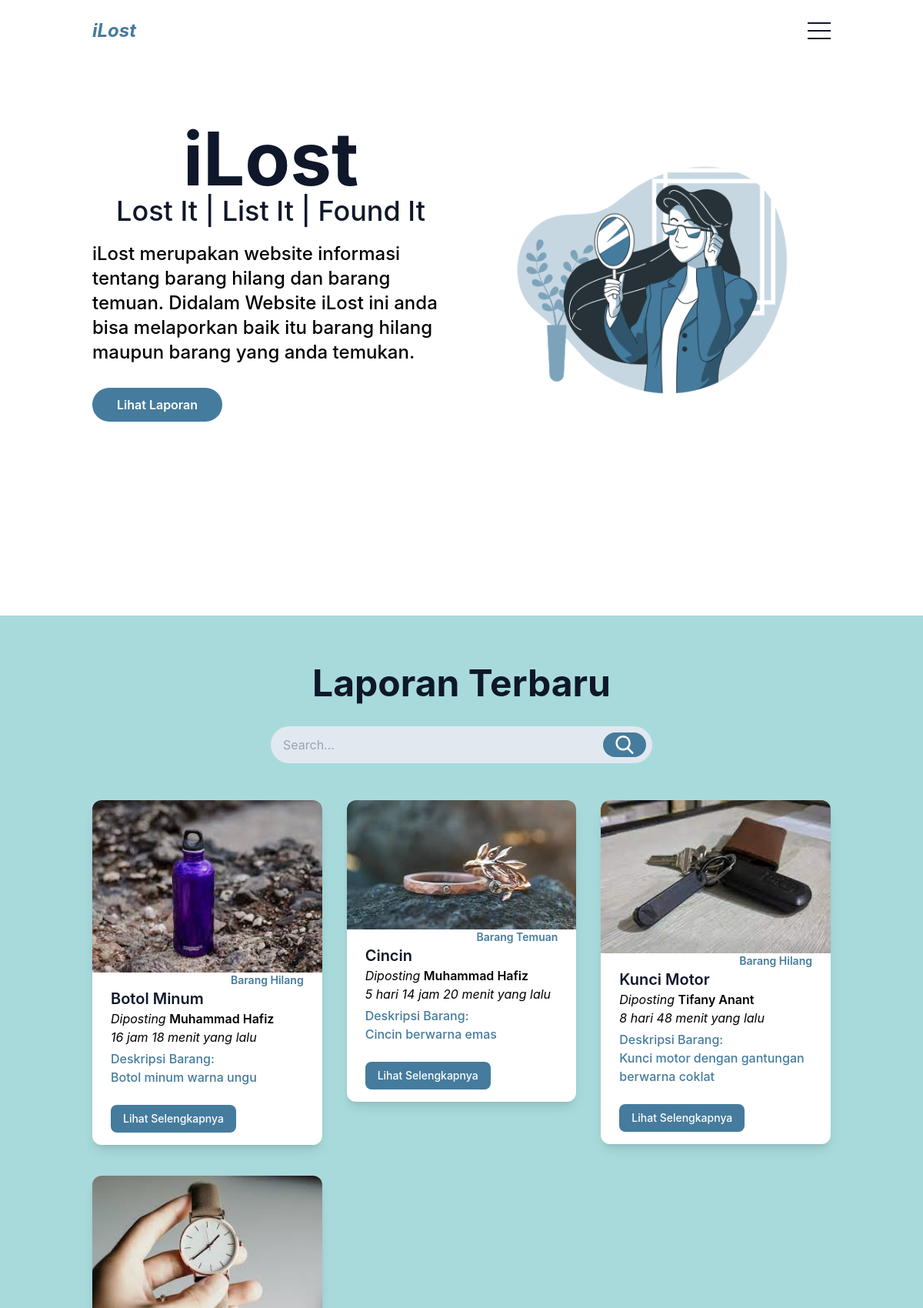
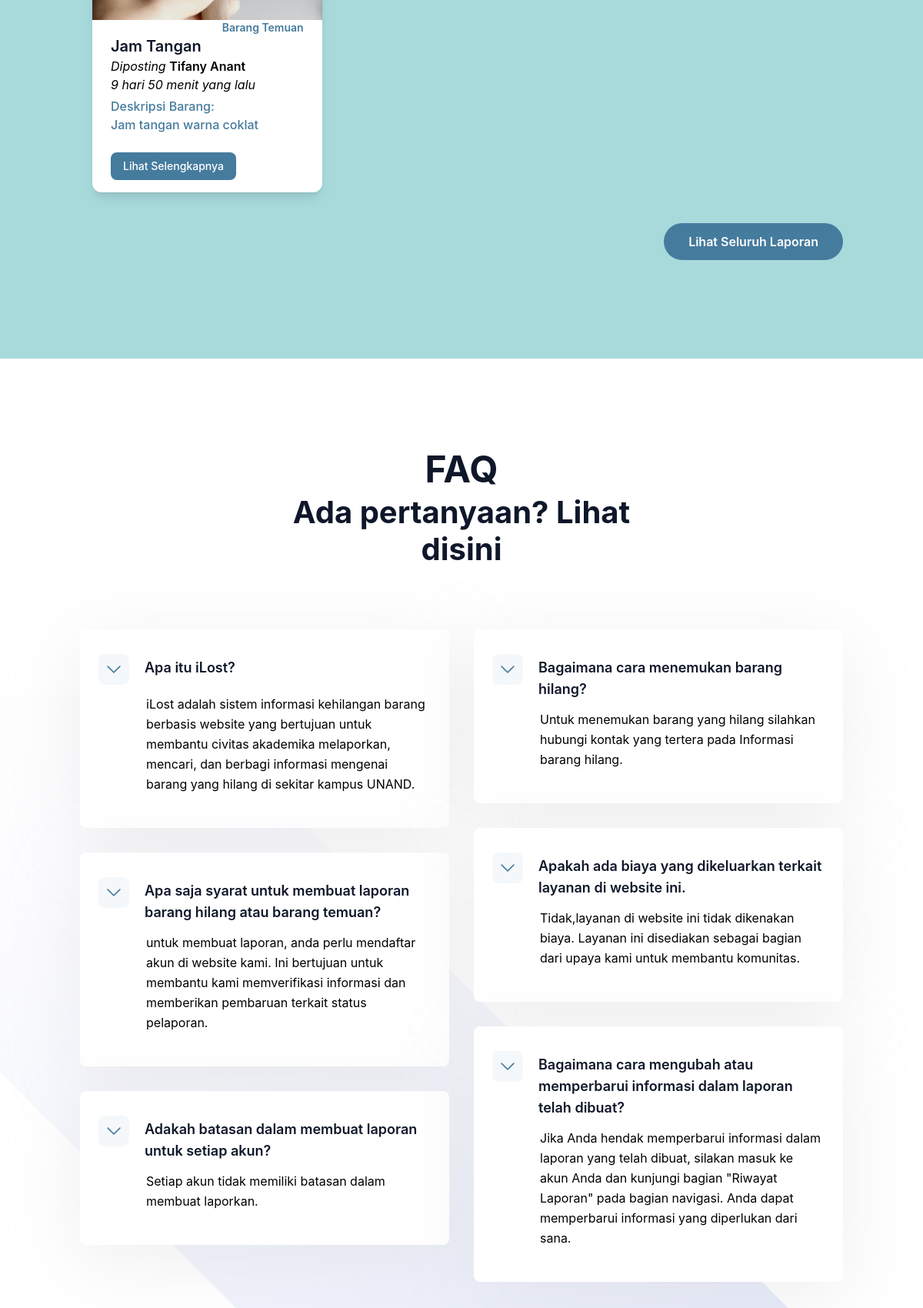
The page / (upper part) on the database its author committed (2 pictures, top to bottom).
### tables this page shows
CREATE TABLE `laporan` (
  `id` int(11) NOT NULL,
  `email` varchar(40) NOT NULL,
  `kategori_laporan` varchar(20) NOT NULL,
  `nama_barang` varchar(50) DEFAULT NULL,
  `deskripsi` varchar(255) NOT NULL,
  `kategori_barang` varchar(30) DEFAULT NULL,
  `tanggal_ditemukan` date NOT NULL,
  `lokasi` varchar(255) NOT NULL,
  `gambar_barang` varchar(255) NOT NULL,
  `waktu_dibuat` datetime NOT NULL
);

CREATE TABLE `user` (
  `email` varchar(40) NOT NULL,
  `username` varchar(40) DEFAULT NULL,
  `nama` varchar(45) DEFAULT NULL,
  `kelamin` char(1) DEFAULT NULL,
  `password` varchar(255) NOT NULL,
  `gambar` varchar(255) NOT NULL,
  `kontak` varchar(15) DEFAULT NULL
);

### query/functions.php (called while the page is built, shortened)
<?php
$server = "localhost";
$username = "root";
$password = "";
$database = "ilost";
$conn = mysqli_connect($server,$username,$password,$database);
function query($query) {
    global $conn;
    $result = mysqli_query($conn, $query);
    $rows = [];
    while( $row = mysqli_fetch_assoc(($result))) {
        $rows[] = $row;
    }
    return $rows;
}
?>

### query/laporan-limit-8.php (called while the page is built)
<?php $i = 1;
$laporan = query("SELECT *
FROM laporan
INNER JOIN user ON laporan.email=user.email
ORDER BY waktu_dibuat DESC
LIMIT 8");
?>

### template/tampilan-laporan.php (the view, shortened to what this page needs)
<section id="laporan" class="bg-secondary pt-16 pb-32 dark:bg-slate-800">
    <div class="container">
        <div class="w-full px-4">
            <div class="mx-auto max-w-xl text-center">
                <h2 class="mb-8 text-3xl font-bold text-dark dark:text-white sm:text-4xl lg:text-5xl">Laporan
                    Terbaru</h2>
            </div>
        </div>
        <form method="POST" action="seluruh-laporan.php">
            <div class="flex items-center justify-center">
                <div class="flex w-1/2 mx-10 rounded-full bg-slate-200 mb-12">
                    <input
                        class=" w-full border-none bg-transparent px-4 py-1 text-dark outline-none focus:outline-none "
                        type="search" name="katakunci" placeholder="Search..." value="<?= $katakunci; ?>" />
                    <button type="submit" name="search"
                        class="m-2 rounded-full bg-primary px-4 py-1 text-white hover:animate-pulse">
                    </button>
                </div>
            </div>
        </form>
        <div class="flex flex-wrap">
            <?php include "$path"; ?>
            <?php foreach( $laporan as $row) : ?>
            <div class="px-4 md:w-1/2 lg:w-1/3 xl:w-1/4">
                <div class="mb-10 overflow-hidden rounded-xl bg-white shadow-lg dark:bg-dark">
                    <div class="group">
                        <img src="/<?= basename(dirname(__DIR__)); ?>/dist/img/laporan/<?= $row["gambar_barang"]; ?>"
                            alt="gambar<?= $i; ?>" class="w-full group-hover:scale-125 transition-all duration-500" />
                    </div>
                    <div class="py-4 px-6">
                        <h3>
                            <p class="block truncate text-end text-sm font-semibold text-primary -mt-4">
                                Barang <?= $row["kategori_laporan"]; ?></p>
                            <p class="block truncate text-xl font-semibold text-dark dark:text-white ">
                                <?= $row["nama_barang"]; ?></p>
                            <p class="italic mb-1 dark:text-white">Diposting <span
                                    style="font-style: normal; font-weight:600"><?= $row["nama"]; ?> </span>
                                <?php include "waktu-postingan.php"; ?>
                            </p>
                        </h3>
                        <p class="mb-6 text-base font-medium text-primary dark:text-secondary">Deskripsi Barang:
                            <?= $row["deskripsi"]; ?></p>
                        <div class="space-y-2">
                            <button type="button"
                                class="rounded-lg bg-primary py-2 px-4 text-sm font-medium text-white hover:opacity-80"
                                data-te-toggle="modal"
                                data-te-target="#exampleModalCenteredScrollable<?= $row["id"]; ?>" data-te-ripple-init
                                data-te-ripple-color="light">
                                Lihat Selengkapnya
                            </button>
                        </div>
                                                <?php include "waktu-postingan.php"; ?>
                    </div>
                </div>
            </div>
            <?php $i++; ?>
            <?php endforeach; ?>
        </div>
        <div class="flex justify-end">
            <a href="seluruh-laporan.php"
                class="rounded-full bg-primary py-3 px-8 text-base font-semibold text-white transition duration-300 ease-in-out hover:opacity-80 hover:shadow-lg">Lihat
                Seluruh
                Laporan</a>
        </div>
    </div>
</section>

### template/waktu-postingan.php
<?php
$awal  = date_create($row["waktu_dibuat"]);
$akhir = date_create();
$diff  = date_diff($akhir, $awal);
if ($diff->y > 0) {
echo $diff->y . " tahun";
if ($diff->m > 0) {
echo " " . $diff->m . " bulan";
}
if ($diff->d > 0) {
echo " " . $diff->d . " hari";
}
if ($diff->h > 0) {
echo " " . $diff->h . " jam";
}
if ($diff->i > 0) {
echo " " . $diff->i . " menit";
}
echo " yang lalu";
} elseif ($diff->days >= 30 && $diff->days % 30 == 0) {
$bulan_lalu = $diff->days / 30;
echo $bulan_lalu . " bulan yang lalu";
} elseif ($diff->days > 1) {
echo $diff->days . " hari";
if ($diff->h > 0) {
echo " " . $diff->h . " jam";
}
if ($diff->i > 0) {
echo " " . $diff->i . " menit";
}
echo " yang lalu";
} elseif ($diff->h > 0) {
echo $diff->h . " jam";
if ($diff->i > 0) {
echo " " . $diff->i . " menit";
}
echo " yang lalu";
} elseif ($diff->i > 0) {
echo $diff->i . " menit yang lalu";
} else {
echo "Baru saja";
}
?>

### rows shown on the page
laporan: gambar_barang (picture), kategori_laporan "Hilang", nama_barang "Botol Minum", email.nama "Muhammad Hafiz", waktu_dibuat "16", waktu_dibuat "18", deskripsi "Botol minum warna ungu"
laporan: gambar_barang (picture), kategori_laporan "Temuan", nama_barang "Cincin", email.nama "Muhammad Hafiz", waktu_dibuat "5", waktu_dibuat "14", waktu_dibuat "20", deskripsi "Cincin berwarna emas"
laporan: gambar_barang (picture), kategori_laporan "Hilang", nama_barang "Kunci Motor", email.nama "Tifany Anant", waktu_dibuat "8", waktu_dibuat "48", deskripsi "Kunci motor dengan gantungan berwarna coklat"
laporan: gambar_barang (picture), kategori_laporan "Temuan", nama_barang "Jam Tangan", email.nama "Tifany Anant", waktu_dibuat "9", waktu_dibuat "50", deskripsi "Jam tangan warna coklat"
